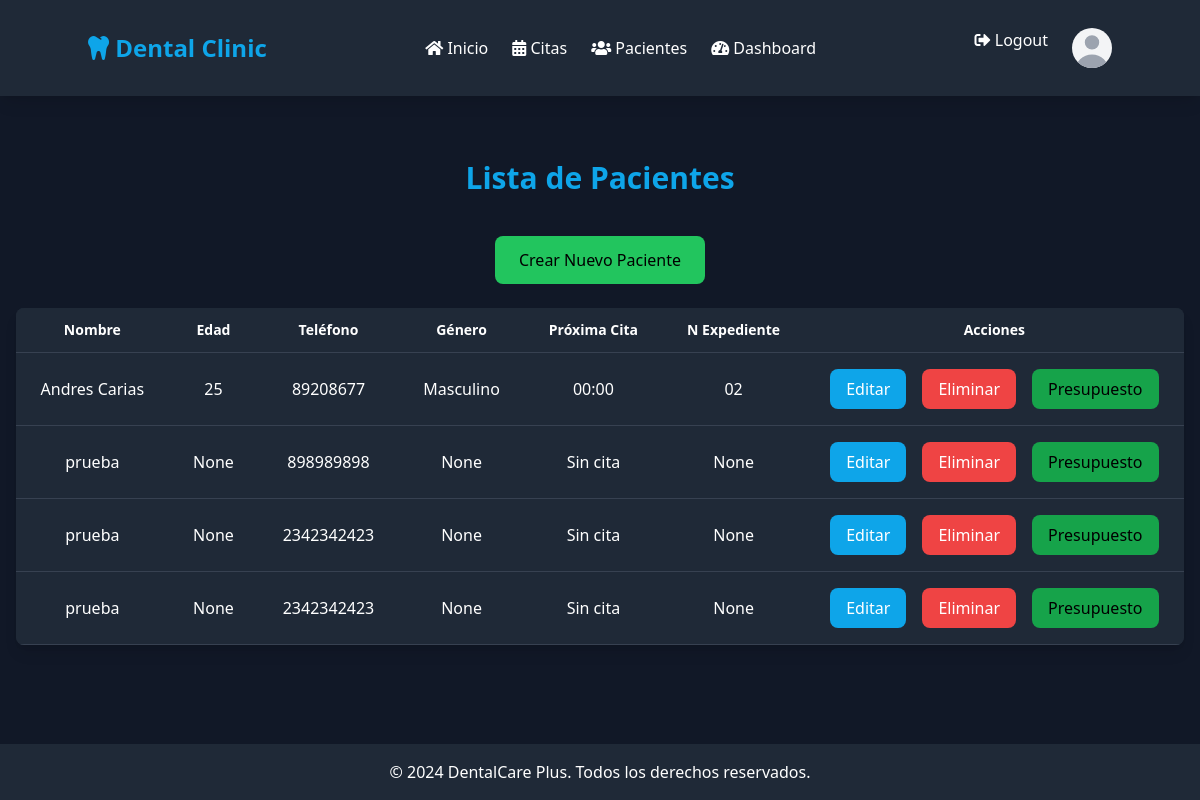
/patients/ (signed in), run on the app's committed database.
### appointments/models.py (models this page shows, shortened)
class Patient(models.Model):
    name = models.CharField(max_length=100, verbose_name="Nombre Del Paciente")
    age = models.IntegerField(default=0, verbose_name="Edad", null=True, blank=True)
    email = models.EmailField(verbose_name="Correo Electrónico", null=True, blank=True)
    birth_date = models.DateField(verbose_name="Fecha De Nacimiento", null=True, blank=True)
    num_Expidiente = models.CharField(max_length=50, verbose_name="Número De Expediente", null=True, blank=True)
    identity_number = models.CharField(max_length=50, verbose_name="Número De Identidad", null=True, blank=True)
    gender = models.CharField(max_length=1, choices=[('F', 'Femenino'), ('M', 'Masculino')], verbose_name="Género", null=True, blank=True)
    phone = models.CharField(max_length=15, verbose_name="Teléfono", null=True, blank=True)
    next_appointment = models.DateTimeField(null=True, blank=True, verbose_name="Próxima Cita")
    dentist = models.ForeignKey(User, on_delete=models.CASCADE, verbose_name="Dentista")
    origin = models.CharField(max_length=100, verbose_name="Lugar De Procedencia", null=True, blank=True)
    neighborhood = models.CharField(max_length=100, verbose_name="Barrio / Colonia / Residencial", null=True, blank=True)
    responsible_name = models.CharField(max_length=100, verbose_name="Nombre Del Responsable", null=True, blank=True)
    relationship = models.CharField(max_length=50, verbose_name="Relación / Parentesco", null=True, blank=True)
    responsible_phone = models.CharField(max_length=15, verbose_name="Teléfono Del Responsable", null=True, blank=True)
    hospitalized_last_2_years = models.CharField(max_length=3, choices=[('yes', 'Sí'), ('no', 'No')], default='no', verbose_name="¿Ha sido hospitalizado en los últimos dos años?", null=True, blank=True)
    hospitalization_reason = models.CharField(max_length=200, blank=True, null=True, default='', verbose_name="¿Por qué?")
    under_medical_treatment = models.CharField(max_length=3, choices=[('yes', 'Sí'), ('no', 'No')], default='no', verbose_name="¿Está bajo tratamiento médico por enfermedad?", null=True, blank=True)
    medical_condition = models.CharField(max_length=200, blank=True, null=True, default='', verbose_name="¿Sí, qué enfermedad?")
    allergic_to_substances = models.CharField(max_length=3, choices=[('yes', 'Sí'), ('no', 'No')], default='no', verbose_name="¿Es alérgico a alguna sustancia, alimento o droga?", null=True, blank=True)
    allergies_detail = models.CharField(max_length=200, blank=True, null=True, default='', verbose_name="¿A qué?")
    regular_medications = models.CharField(max_length=200, blank=True, null=True, default='', verbose_name="¿Qué medicamentos consume habitualmente?")
    smokes = models.CharField(max_length=3, choices=[('yes', 'Sí'), ('no', 'No')], default='no', verbose_name="¿Fuma?", null=True, blank=True)
    cigarettes_per_day = models.IntegerField(blank=True, null=True, default=0, verbose_name="¿Cuántos al día?")
    drinks_alcohol = models.CharField(max_length=3, choices=[('yes', 'Sí'), ('no', 'No')], default='no', verbose_name="¿Toma alcohol?", null=True, blank=True)
    alcohol_amount = models.CharField(max_length=100, blank=True, null=True, default='', verbose_name="¿Cuánto?")
    is_pregnant = models.CharField(max_length=3, choices=[('yes', 'Sí'), ('no', 'No')], default='no', verbose_name="¿Está embarazada?", null=True, blank=True)
    pregnancy_months = models.IntegerField(blank=True, null=True, default=0, verbose_name="¿Cuántos meses?")
    CONDITIONS_CHOICES = [
        ('cardiac_problems', 'Problemas Cardiacos'),
        ('high_blood_pressure', 'Presión Sanguínea Alta'),
        ('low_blood_pressure', 'Presión Sanguínea Baja'),
        ('venereal_diseases', 'Enfermedades Venéreas'),
        ('hepatitis', 'Hepatitis'),
        ('stomach_ulcers', 'Úlceras Estomacales'),
        ('headaches', 'Dolor De Cabeza'),
        ('aids', 'Sida'),
        ('epilepsy', 'Epilepsia'),
        ('arthritis', 'Artritis'),
        ('diabetes', 'Diabetes'),
        ('nervous_issues', 'Alteraciones nerviosas'),
        ('sinusitis', 'Sinusitis'),
        ('other', 'Otras')
    ]
    ToothCondition =[
         ('S', 'S'),# ('S', 'Sano (S)'),
        ('A', 'A'), #('A', 'Amalgama (A)'),
        ('R', 'R'),#('R', 'Resina (R)'),
        ('C', 'C'),#('C', 'Caries (C)'),
        ('-', '-'),#('-', 'Ausente (-)'),
        ('X', 'X'),# ('X', 'Perdido (X)'),
        ('EI', 'EI'), #('EI', 'Extracción Indicada (EI)'),
        ('P', 'P'), #('P', 'Periodontopatias (P)'),
        ('E', 'E'), #('E', 'Endodoncia (E)'),
        ('PR', 'PR'), #('PR', 'Prótesis Removible (PR)'),
        ('I', 'I'), #('I', 'Incrustación (I)'),
        ('FR', 'FR'), #('FR', 'Fractura Dentaria (FR)'),
        ('S', 'S'), #('S', 'Sellantes (S)'),
        ('PP', 'PP'), #('PP', 'Pulpotomía (PP)'),
        ('PC', 'PC'), #('PC', 'Pulpectomia (PC)'),
    ]
    CONDITIONS_TYPE_CHOICES = [
        ('generalized', 'Generalizada'),
        ('localized', 'Localizada')
    ]
    conditions = MultiSelectField(choices=CONDITIONS_CHOICES, default='', verbose_name="Afecciones", null=True, blank=True)
    observations = models.TextField(blank=True, null=True, default='', verbose_name="Observaciones")
    attach_medical_report = models.CharField(max_length=3, choices=[('yes', 'Sí'), ('no', 'No')], default='no', verbose_name="Adjunta el informe médico", null=True, blank=True)
    difficulty_speaking = models.CharField(max_length=3, choices=[('yes', 'Sí'), ('no', 'No')], default='no', verbose_name="¿Tiene dificultad para hablar?", null=True, blank=True)
    difficulty_chewing = models.CharField(max_length=3, choices=[('yes', 'Sí'), ('no', 'No')], default='no', verbose_name="¿Para masticar?", null=True, blank=True)
    difficulty_opening_mouth = models.CharField(max_length=3, choices=[('yes', 'Sí'), ('no', 'No')], default='no', verbose_name="¿Para abrir la boca?", null=True, blank=True)
    difficulty_swallowing = models.CharField(max_length=3, choices=[('yes', 'Sí'), ('no', 'No')], default='no', verbose_name="¿Para tragar los alimentos?", null=True, blank=True)
    bleeding_gums = models.CharField(max_length=3, choices=[('yes', 'Sí'), ('no', 'No')], default='no', verbose_name="¿Le sangran las encías?", null=True, blank=True)
    tooth_mobility = models.CharField(max_length=3, choices=[('yes', 'Sí'), ('no', 'No')], default='no', verbose_name="¿Tiene movilidad en algún diente?", null=True, blank=True)
    pus_in_mouth = models.CharField(max_length=3, choices=[('yes', 'Sí'), ('no', 'No')], default='no', verbose_name="¿Le sale pus de algún lugar de la boca?", null=True, blank=True)
    pus_location = models.CharField(max_length=200, blank=True, null=True, default='', verbose_name="¿Dónde?")
    brushing_frequency = models.IntegerField(default=0, verbose_name="¿Cuántas veces al día se cepilla los dientes?", null=True, blank=True)
    oral_hygiene_status = models.CharField(max_length=10, choices=[('good', 'Buena'), ('regular', 'Regular'), ('poor', 'Mala')], default='good', verbose_name="¿Estado de la higiene bucal?", null=True, blank=True)
    tongue_condition = models.CharField(max_length=10, choices=[('abnormal', 'Anormal'), ('normal', 'Normal')], default='normal', verbose_name="Lengua", null=True, blank=True)
    lips_condition = models.CharField(max_length=10, choices=[('abnormal', 'Anormal'), ('normal', 'Normal')], default='normal', verbose_name="Labios", null=True, blank=True)
    cheeks_condition = models.CharField(max_length=10, choices=[('abnormal', 'Anormal'), ('normal', 'Normal')], default='normal', verbose_name="Carillos", null=True, blank=True)
    floor_of_mouth_condition = models.CharField(max_length=10, choices=[('abnormal', 'Anormal'), ('normal', 'Normal')], default='normal', verbose_name="Piso de la boca", null=True, blank=True)
    gingival_tissue_condition = models.CharField(max_length=10, choices=[('abnormal', 'Anormal'), ('normal', 'Normal')], default='normal', verbose_name="Tejido gingival – periodontal", null=True, blank=True)
    number_of_teeth = models.IntegerField(default=0, verbose_name="Cantidad de dientes presentes", null=True, blank=True)
    tartar_presence = models.CharField(max_length=3, choices=[('yes', 'Sí'), ('no', 'No')], default='no', verbose_name="Presencia de sarro", null=True, blank=True)
    periodontal_disease = models.CharField(max_length=3, choices=[('yes', 'Sí'), ('no', 'No')], default='no', verbose_name="Enfermedad periodontal", null=True, blank=True)
    periodontal_disease_location = models.CharField(max_length=200, blank=True, null=True, default='', verbose_name="¿Dónde? (si es localizada)")
    conditions_type = models.CharField(max_length=20, choices=CONDITIONS_TYPE_CHOICES, default='generalized', verbose_name="Tipo de afección", null=True, blank=True)
    tooth_1 = models.CharField(max_length=2, choices=ToothCondition, blank=True, null=True, verbose_name="Diente 1")
    tooth_2 = models.CharField(max_length=2, choices=ToothCondition, blank=True, null=True, verbose_name="Diente 2")
    tooth_3 = models.CharField(max_length=2, choices=ToothCondition, blank=True, null=True, verbose_name="Diente 3")
    tooth_4 = models.CharField(max_length=2, choices=ToothCondition, blank=True, null=True, verbose_name="Diente 4")
    tooth_5 = models.CharField(max_length=2, choices=ToothCondition, blank=True, null=True, verbose_name="Diente 5")
    tooth_6 = models.CharField(max_length=2, choices=ToothCondition, blank=True, null=True, verbose_name="Diente 6")
    tooth_7 = models.CharField(max_length=2, choices=ToothCondition, blank=True, null=True, verbose_name="Diente 7")
    tooth_8 = models.CharField(max_length=2, choices=ToothCondition, blank=True, null=True, verbose_name="Diente 8")
    tooth_9 = models.CharField(max_length=2, choices=ToothCondition, blank=True, null=True, verbose_name="Diente 9")
    tooth_10 = models.CharField(max_length=2, choices=ToothCondition, blank=True, null=True, verbose_name="Diente 10")
    tooth_11 = models.CharField(max_length=2, choices=ToothCondition, blank=True, null=True, verbose_name="Diente 11")
    tooth_12 = models.CharField(max_length=2, choices=ToothCondition, blank=True, null=True, verbose_name="Diente 12")
    tooth_13 = models.CharField(max_length=2, choices=ToothCondition, blank=True, null=True, verbose_name="Diente 13")
    tooth_14 = models.CharField(max_length=2, choices=ToothCondition, blank=True, null=True, verbose_name="Diente 14")
    tooth_15 = models.CharField(max_length=2, choices=ToothCondition, blank=True, null=True, verbose_name="Diente 15")
    tooth_16 = models.CharField(max_length=2, choices=ToothCondition, blank=True, null=True, verbose_name="Diente 16")
    tooth_17 = models.CharField(max_length=2, choices=ToothCondition, blank=True, null=True, verbose_name="Diente 17")
    tooth_18 = models.CharField(max_length=2, choices=ToothCondition, blank=True, null=True, verbose_name="Diente 18")
    tooth_19 = models.CharField(max_length=2, choices=ToothCondition, blank=True, null=True, verbose_name="Diente 19")
    tooth_20 = models.CharField(max_length=2, choices=ToothCondition, blank=True, null=True, verbose_name="Diente 20")
    tooth_21 = models.CharField(max_length=2, choices=ToothCondition, blank=True, null=True, verbose_name="Diente 21")
    tooth_22 = models.CharField(max_length=2, choices=ToothCondition, blank=True, null=True, verbose_name="Diente 22")
    tooth_23 = models.CharField(max_length=2, choices=ToothCondition, blank=True, null=True, verbose_name="Diente 23")
    tooth_24 = models.CharField(max_length=2, choices=ToothCondition, blank=True, null=True, verbose_name="Diente 24")
    tooth_25 = models.CharField(max_length=2, choices=ToothCondition, blank=True, null=True, verbose_name="Diente 25")
    tooth_26 = models.CharField(max_length=2, choices=ToothCondition, blank=True, null=True, verbose_name="Diente 26")
    tooth_27 = models.CharField(max_length=2, choices=ToothCondition, blank=True, null=True, verbose_name="Diente 27")
    tooth_28 = models.CharField(max_length=2, choices=ToothCondition, blank=True, null=True, verbose_name="Diente 28")
    tooth_29 = models.CharField(max_length=2, choices=ToothCondition, blank=True, null=True, verbose_name="Diente 29")
    tooth_30 = models.CharField(max_length=2, choices=ToothCondition, blank=True, null=True, verbose_name="Diente 30")
    tooth_31 = models.CharField(max_length=2, choices=ToothCondition, blank=True, null=True, verbose_name="Diente 31")
    tooth_32 = models.CharField(max_length=2, choices=ToothCondition, blank=True, null=True, verbose_name="Diente 32")
    diagnosis = models.TextField(default='', verbose_name="Diagnóstico", null=True, blank=True)
    treatment_plan = models.TextField(default='', verbose_name="Plan de Tratamiento", null=True, blank=True)

### appointments/views.py (the view)
# urls.py: path('patients/', views.patients_list, name='patients_list'),
@login_required
def patients_list(request):
    patients = Patient.objects.filter(dentist=request.user)
    return render(request, 'appointments/patients_list.html', {'patients': patients})

### appointments/templates/appointments/patients_list.html (shortened to what this page needs)
{% extends 'appointments/base.html' %}
{% block content %}
<div class="container mx-auto py-8 px-4 max-w-7xl lg:py-16">
    <h1 class="text-3xl font-bold text-dental-blue mb-10 mt-8 text-center">Lista de Pacientes</h1>
    <div class="flex justify-center mb-6">
        <a href="{% url 'patient_create' %}" class="bg-green-500 text-black px-6 py-3 rounded-lg hover:bg-dental-green/80 transition-colors">
            Crear Nuevo Paciente
        </a>
    </div>
    <div class="overflow-x-auto bg-gray-800 rounded-lg shadow-lg">
        <table class="min-w-full bg-gray-800 text-white">
            <thead class=" ">
                <tr class="border-b border-gray-700">
                    <th class="px-6 py-3 text-center text-sm font-semibold">Nombre</th>
                    <th class="px-6 py-3 text-center text-sm font-semibold">Edad</th>
                    <th class="px-6 py-3 text-center text-sm font-semibold">Teléfono</th>
                    <th class="px-6 py-3 text-center text-sm font-semibold">Género</th>
                    <th class="px-6 py-3 text-center text-sm font-semibold">Próxima Cita</th>
                    <th class="px-6 py-3 text-center text-sm font-semibold">N Expediente</th>
                    <th class="px-6 py-3 text-center text-sm font-semibold">Acciones</th>
                </tr>
            </thead>
            <tbody>
                {% for patient in patients %}
                <tr class="border-b border-gray-700 hover:bg-gray-700 transition-colors">
                    <td class="px-6 py-4 text-center">{{ patient.name }}</td>
                    <td class="px-6 py-4 text-center">{{ patient.age }}</td>
                    <td class="px-6 py-4 text-center">{{ patient.phone }}</td>
                    <td class="px-6 py-4 text-center">{{ patient.get_gender_display }}</td>
                    <td class="px-6 py-4 text-center">
                        {% if patient.next_appointment %}
                            {{ patient.next_appointment.appointment_date|date:"d/m/Y" }} {{ patient.next_appointment.time|time:"H:i" }}
                        {% else %}
                            Sin cita
                        {% endif %}
                    </td>
                    <td class="px-6 py-4 text-center">{{ patient.num_Expidiente }}</td>
                    <td class="px-6 py-4 flex justify-center space-x-4">
                        <a href="{% url 'patient_edit' patient.pk %}" class="bg-dental-blue text-white px-4 py-2 rounded-lg hover:bg-dental-blue/80 transition-colors">
                            Editar
                        </a>
                        <a href="{% url 'patient_delete' patient.pk %}" class="bg-red-500 text-white px-4 py-2 rounded-lg hover:bg-red-400 transition-colors">
                            Eliminar
                        </a>
                        <a href="{% url 'budget_list' patient.pk %}" class="bg-green-600 text-black px-4 py-2 rounded-lg hover:bg-dental-green/80 transition-colors">
                            Presupuesto
                        </a>
                    </td>
                </tr>
                {% empty %}
                <tr>
                    <td colspan="7" class="px-6 py-4 text-center text-gray-400">No hay pacientes registrados.</td>
                </tr>
                {% endfor %}
            </tbody>
        </table>
    </div>
</div>
{% endblock %}

### data on the page
Patient: name "Andres Carias", age "25", phone "89208677", gender "Masculino", next_appointment.time "00:00", num_Expidiente "02"
Patient: name "prueba", age "None", phone "898989898", gender "None", shows "Sin cita", num_Expidiente "None"
Patient: name "prueba", age "None", phone "2342342423", gender "None", shows "Sin cita", num_Expidiente "None"
Patient: name "prueba", age "None", phone "2342342423", gender "None", shows "Sin cita", num_Expidiente "None"
